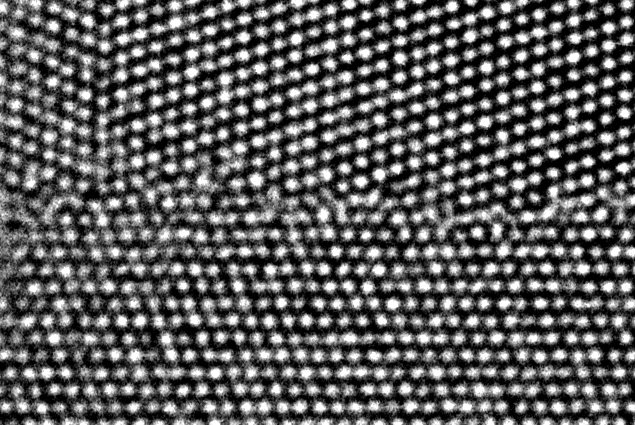
%> input picture data/GB13.jpg, 635 x 425 px, given in place of 0013891.tif, which was not available
$ octave testCpxGeoSST.m   (GNU Octave 9; MATLAB toolbox functions it lacks are replaced by stand-ins)
%> lines starting %> are read from the running program, lines starting %| are printed output that depends on the picture; pictures that were not available may be replaced by others from this repository, and a replacement may not be noted
### SSTmethod/demo/crystalInfo.m
function [phiHighPass,crystalInfo,paraSST] = crystalInfo(phi,paraSST,isShow,numAtom,extention,fudgeFactor,highPassFq,lowPassFq)
% phi: given crystal image
% highPassFq: frequency parameter for high pass filter
% lowPassFq: frequency parameter for low pass filter
% paraSST.N: patch size
% isShow: is showing results
% Main parameter for detection
% fudgeFactor = .5;
if nargin < 8, lowPassFq = 0; end;

%% Compute high pass image for flat field correction
[szPhi1 szPhi2] = size(phi);
phih = fftshift(fft2(phi));
fqThreVtch = round(highPassFq*szPhi1/paraSST.N);
fqThreHrzh = round(highPassFq*szPhi2/paraSST.N);
temp = phih;
temp(round(end/2)-fqThreVtch:round(end/2)+fqThreVtch,round(end/2)-fqThreHrzh:round(end/2)+fqThreHrzh) = 0;
phiHighPass = real(ifft2(ifftshift(temp)));
if isShow
    figure;imagesc(phiHighPass);axis image;title('high pass image');
end

%% Compute low pass image for denoising
if lowPassFq > 0
    fqThreVtcl = round(lowPassFq*szPhi1/paraSST.N);
    fqThreHrzl = round(lowPassFq*szPhi2/paraSST.N);
else
    fqThreVtcl = round(szPhi1/4);
    fqThreHrzl = round(szPhi2/4);
end
temp2 = zeros(szPhi1,szPhi2);
temp2(round(end/2)-fqThreVtcl:round(end/2)+fqThreVtcl,round(end/2)-fqThreHrzl:round(end/2)+fqThreHrzl) = temp(round(end/2)-fqThreVtcl:round(end/2)+fqThreVtcl,round(end/2)-fqThreHrzl:round(end/2)+fqThreHrzl);
phiLowPass = real(ifft2(ifftshift(temp2)));
if isShow
    figure;imagesc(phiLowPass);axis image;title('low pass image');
end

%% Identify space between grain by variation
% Cannot identify the space if there is noise
% Can identify space if there is flat field
% First step with high pass image
dh = phiHighPass-phiHighPass(:,[2:end 1]);
dv = phiHighPass-phiHighPass([2:end 1],:);
dphi = sqrt(dh.^2+dv.^2);
dphi = smoothImage(dphi,3,1);
[~, thresGlobal] = edge(dphi, 'sobel');
pos = find(dphi>thresGlobal*fudgeFactor);
dphi1 = zeros(size(dphi));
dphi1(pos) = 1;
dphi1 = smoothImage(1-dphi1,10,3);
pos = find(dphi1>1/10);
dphi1 = zeros(size(dphi1));
dphi1(pos) = 1;
dphi1 = 1-dphi1;

% Second step with low pass image
dh = phiLowPass-phiLowPass(:,[2:end 1]);
dv = phiLowPass-phiLowPass([2:end 1],:);
dphi = sqrt(dh.^2+dv.^2);
dphi = smoothImage(dphi,3,1);
[~, thresGlobal] = edge(dphi, 'sobel');
pos = find(dphi>thresGlobal*fudgeFactor);
dphi2 = zeros(size(dphi));
dphi2(pos) = 1;
% [5 lines of commented-out code are left out]
dphi = min(dphi1,dphi2); % use min to combine results

%% Identify space by edge detection with estimated threshold
% Cannot identify space if there is flat field
% Can identify the space if there is noise
% Hence we use high-pass filtered data
[~, threshold] = edge(phiHighPass, 'sobel');
BWs = edge(phiHighPass,'sobel', threshold * fudgeFactor);
se90 = strel('line', 6, 90);
se0 = strel('line', 6, 0);
matLake = imdilate(BWs, [se90 se0]);

% Identify a patch full of grains
space = min(matLake,dphi);
space = smoothImage(space,paraSST.N,paraSST.N/2);
val = max(space(:));
[pos1 pos2] = find(space==val(1));
range1 = (pos1(1)-paraSST.N/2):(pos1(1)+paraSST.N/2-1);
range2 = (pos2(1)-paraSST.N/2):(pos2(1)+paraSST.N/2-1);

phi = phiHighPass(mod(range1-1,szPhi1)+1,mod(range2-1,szPhi2)+1);

% Zero padding for non-periodic image
dm = round(paraSST.N*0.1/paraSST.div)*paraSST.div;
dn = round(paraSST.N*0.1/paraSST.div)*paraSST.div;
phi = [zeros(dm,dn*2+paraSST.N);zeros(paraSST.N,dn) phi zeros(paraSST.N,dn);zeros(dm,dn*2+paraSST.N)];
phi = -phi;
%estimate Frequency band
[m n] = size(phi);
if m ~= n
    mm = max(m,n);
    if m > n
        phi = [phi zeros(m,m-n)];
    else
        phi = [phi; zeros(n-m,n)];
    end
    idx1 = 1:mm;
    idx2 = 1:mm;
    phi = phi(idx1,idx2);
else
    mm = m;
    idx1 = 1:m;
    idx2 = 1:n;
    phi = phi(idx1,idx2);
end
Y=fftshift(fft2(ifftshift(phi)));
if isShow
    pic = figure;imagesc([-mm/2 mm/2],[-mm/2 mm/2],abs(Y));axis square; colormap (1-gray);
end

idx1 = -(m+mod(m+1,2)-1)/2:(m-mod(m+1,2)-1)/2;
idx2 = -(n+mod(n+1,2)-1)/2:(n-mod(n+1,2)-1)/2;
[phi1 phi2] = ndgrid(idx1,idx2);
R = round(sqrt(phi1.^2+phi2.^2));
R = R(:);
Y = Y(:);
thre = max(Y)*1e-4;
pos = find(Y>thre);
L = max(R);
spec = zeros(1,L+1);
for cnt = 1:length(pos)
    spec(R(pos(cnt))+1) = spec(R(pos(cnt))+1) + Y(pos(cnt))*Y(pos(cnt))';
end
spec(1:highPassFq) = 0;

if isShow
    pic = figure;hold on; plot(spec);
end
[val pos] = max(spec);
numPix = m/pos;  %number of pixels for the radius of one atom
numPixAtom = numPix;
numPix = numAtom*numPix^2;% area for numAtom atoms
thre = val*0.1;
ed = pos+1;
cnt = 0;

while cnt == 0 & ed < L
    if spec(ed)>=spec(ed-1) & spec(ed) < thre
        cnt = 1;
    end
    ed = ed + 1;
end
ed = min(L,ceil((ed-1)*(1+extention)));
st = pos -1;
cnt = 0;
while cnt == 0 & st > 1
    if spec(st)>=spec(st+1) & spec(st) < thre
        cnt = 1;
    end
    st = st - 1;
end
st = max(1,floor((st+1)*(1-extention)));
if st <= 2
    spec(1:ed) = 0;
    [val pos] = max(spec);
    thre = val*0.1;
    ed = pos+1;
    cnt = 0;
    while cnt == 0 & ed < L
        if spec(ed)>=spec(ed-1) & spec(ed) < thre
            cnt = 1;
        end
        ed = ed + 1;
    end
    ed = min(L,ceil((ed-1)*(1+extention)));
    st = pos -1;
    cnt = 0;
    while cnt == 0 & st > 1
        if spec(st)>=spec(st+1) & spec(st) < thre
            cnt = 1;
        end
        st = st - 1;
    end
    st = max(1,floor((st+1)*(1-extention)));
end

L = round(2*length(spec)/3);
ed = min(ed,L);
spec = spec(1:L);
if isShow
    plot(st,spec(st),'ro'); plot(ed,spec(ed),'ro');hold off;
    title('Fourier energy distribution and identified energy band');axis square;xlabel('Frequency');ylabel('Energy');
end
%set up size of samples in the space
if (paraSST.R_high2==0 | paraSST.R_high3 ==0)
    paraSST.R_low2 =st; paraSST.R_high2 = ed;
    paraSST.R_low3 =st; paraSST.R_high3 = ed;
end
paraSST.SPg = round([m n]/paraSST.div/4)*4;


% Correct small piece of lakes
[CC,colComponents] = periodicConnComp( dphi1, 0 );
for cnt = 1:CC.NumObjects
    if numel(CC.PixelIdxList{cnt}) < numPixAtom^2
        dphi1(CC.PixelIdxList{cnt}) = 1;
    end
end
% Correct small piece of lakes
[CC,colComponents] = periodicConnComp( dphi2, 0 );
for cnt = 1:CC.NumObjects
    if numel(CC.PixelIdxList{cnt}) < numPixAtom^2
        dphi2(CC.PixelIdxList{cnt}) = 1;
    end
end
dphi = min(dphi1,dphi2); % use min to combine results
% Correct small piece of lakes
[CC,colComponents] = periodicConnComp(matLake, 0 );
for cnt = 1:CC.NumObjects
    if numel(CC.PixelIdxList{cnt}) < numPixAtom^2
        matLake(CC.PixelIdxList{cnt}) = 1;
    end
end
space = min(matLake,dphi);
if isShow
    figure;imagesc(dphi1);colorbar;title('dphi1');
    figure;imagesc(dphi2);colorbar;title('dphi2');
    figure;imagesc(matLake);colorbar;title('matLake');
    figure;imagesc(space);colorbar;title('space');
end

%% Summarize results
crystalInfo = struct('dphi',dphi,'dphi1',dphi1,'dphi2',dphi2,'matLake',matLake,'numPix',numPix,'numPixAtom',numPixAtom,'space',space);

### Sketching/test/testCpxGeoSST.m
close all
clear all

isCompute = 1
isShow = 1;
for ex = [11]
    switch ex
        case 1
            dName = 'ck1.gif';
            R_low2 = 0; R_high2 = 0;
            R_low3 = 0; R_high3 = 0;
            spExtention = 0;
            fqThre = 0;
            extention = 0.0;
            rad = 1;
            threBD = 0.1;
            energyThre = 2.8;
            patchSize = 256;
            t_sc = 1; s_sc = 0.8;
            isCompDeform = 1; red = [4,4];
            fudgeFactor = 0.5; div = 1;
            typeBD = 2; NB = 45;
            isRectangle = 0; isCheckType = 3; isLake = 1;
        case 2
            dName = 'LS1.jpg';
            R_low2 = 0; R_high2 = 0;
            R_low3 = 0; R_high3 = 0;
            spExtention = 0;
            fqThre = 3;
            extention = 0.2;
            rad = 1.6;
            threBD = 0.5;
            energyThre = 2.0;
            patchSize = 512;
            t_sc = 1; s_sc = 1;
            isCompDeform = 1; red = [10,4];
            fudgeFactor = 0.5; div = 2;
            typeBD = 2; NB = 45;
            isRectangle = 0; isCheckType = 3; isLake =1;
        case 3
            dName = 'HVS-Direct-5A.tif';
            R_low2 = 0; R_high2 = 0;
            R_low3 = 0; R_high3 = 0;
            spExtention = 0;
            fqThre = 20;
            extention = 0.4;
            rad = 1.5;
            threBD = 0.5;
            energyThre = 2.5;
            patchSize = 512*2;
            t_sc = 1; s_sc = 0.8;
            isCompDeform = 0; red = [1,1];
            fudgeFactor = 0.5; div = 4;
            typeBD = 2; NB = 45;
            isRectangle = 0; isCheckType = 0; isLake =1;
        case 4
            dName = 'pts3.jpg';
            R_low2 = 0; R_high2 = 0;
            R_low3 = 0; R_high3 = 0;
            spExtention = 0;
            fqThre = 0;
            extention = 0.2;
            rad = 1.5;
            threBD = 0.3;
            energyThre = 2.0;
            patchSize = 512;
            t_sc = 0.8; s_sc = 0.7;
            isCompDeform = 0; red = [4,4];%[8,4] too expensive
            fudgeFactor = 0.5; div = 4;
            typeBD = 2; NB = 45;
            isRectangle = 0; isCheckType = 0; isLake =0;
        case 5
            dName = 'ITF2.png';
            R_low2 = 0; R_high2 = 0;
            R_low3 = 0; R_high3 = 0;
            spExtention = 0;
            fqThre = 0;
            extention = 0.5;
            rad = 1.5;
            threBD = 0.0;
            energyThre = 2.0;
            patchSize = 512;
            t_sc = 1; s_sc = 0.8;
            isCompDeform = 0; red = [8,4];
            fudgeFactor = 0.5; div = 2;
            typeBD = 1; NB = 45;
            isRectangle = 0; isCheckType = 0; isLake =0;

        case 6
            dName = '0000731.tif';
            R_low2 = 0; R_high2 = 0;
            R_low3 = 0; R_high3 = 0;
            spExtention = 0;
            fqThre = 0;
            extention = 0.0;
            rad = 0.8;
            threBD = 0.0;
            energyThre = 2.0;
            patchSize = 512;
            t_sc = 0.8; s_sc = 0.65;
            isCompDeform = 1; red = [5,1];
            fudgeFactor = 0.5; div = 2;
            typeBD = 2; NB = 45;
            isRectangle = 0; isCheckType = 0; isLake =0;
        case 7
            dName = '0001025.tif';
            R_low2 = 0; R_high2 = 0;
            R_low3 = 0; R_high3 = 0;
            spExtention = 0;
            fqThre = 0;
            extention = 0.0;
            rad = 1;
            threBD = 0.0;
            energyThre = 2.0;
            patchSize = 512;
            t_sc = 1; s_sc = 0.8;
            isCompDeform = 1; red = [10,1];
            fudgeFactor = 0.5; div = 2;
            typeBD = 2; NB = 45;
            isRectangle = 0; isCheckType = 0; isLake =0;
        case 8
            dName = '0005281.tif';
            R_low2 = 0; R_high2 = 0;
            R_low3 = 0; R_high3 = 0;
            spExtention = 0;
            fqThre = 0;
            extention = 0.0;
            rad = 1;
            threBD = 0.0;
            energyThre = 2.0;
            patchSize = 512;
            t_sc = 1; s_sc = 0.8;
            isCompDeform = 1; red = [10,1];
            fudgeFactor = 0.5; div = 2;
            typeBD = 2; NB = 45;
            isRectangle = 0; isCheckType = 0; isLake =0;
        case 9
            dName = '0013786.tif';
            R_low2 = 0; R_high2 = 0;
            R_low3 = 0; R_high3 = 0;
            spExtention = 0;
            fqThre = 0;
            extention = 0.0;
            rad = 1;
            threBD = 0.0;
            energyThre = 2.0;
            patchSize = 512;
            t_sc = 1; s_sc = 0.8;
            isCompDeform = 1; red = [10,1];
            fudgeFactor = 0.5; div = 2;
            typeBD = 2; NB = 45;
            isRectangle = 0; isCheckType = 0; isLake =0;
        case 10
            dName = '0013842.tif';
            R_low2 = 0; R_high2 = 0;
            R_low3 = 0; R_high3 = 0;
            spExtention = 0;
            fqThre = 0;
            extention = 0.0;
            rad = 1;
            threBD = 0.0;
            energyThre = 2.0;
            patchSize = 512;
            t_sc = 1; s_sc = 0.8;
            isCompDeform = 1; red = [10,1];
            fudgeFactor = 0.5; div = 2;
            typeBD = 2; NB = 45;
            isRectangle = 0; isCheckType = 0; isLake =0;
        case 11
            dName = '0013891.tif';
            R_low2 = 0; R_high2 = 0;
            R_low3 = 0; R_high3 = 0;
            spExtention = 0;
            fqThre = 0;
            extention = 0.1;
            rad = 1.6;
            threBD = 0.0;
            energyThre = 2.0;
            patchSize = 512*2;
            t_sc = 1; s_sc = 0.8;
            isCompDeform = 1; red = [8,4];%[10,4];
            fudgeFactor = 0.5; div = 2;
            typeBD = 2; NB = 45;
            isRectangle = 0; isCheckType = 3; isLake =0
    end

    img = double(imread(dName));
%> img: size 425x635 double; min 0, max 255, mean 93.8; mean of the top-left, top-right, bottom-left and bottom-right quarters 97.4, 88.4, 94.4, 94.8
    if (length(size(img))==3)
        img = img(:,:,1);
    end
    dName

    % Preprocess the image so that we can make the parameters in this
    % code relatively data independent
    phi = img;%(:,end-235:end);
    phi = phi/max(max(abs(phi)));
    phi = phi - mean(phi(:));

    %set up parameters for ss transform
    %N = 1024;  patch size
    %typeBD = 2; NB = [1 num_angle]; where num_angle is the number of grid points in the angle axis
    paraSST = struct('div',div,'NB',[1 NB],'N',patchSize,'red',red,'epsl',1e-4,'is_real',0,'t_sc',t_sc,'s_sc',s_sc,'num_direction',1,...
        'R_low2',R_low2,'R_low3',R_low3,'R_high2',R_high2,'R_high3',R_high3,'SPg',[],'spExtention',spExtention,'extention',extention,...
        'rad',rad,'threBD',threBD,'energyThre',energyThre,'isLake',isLake,'isCheckType',isCheckType,'isRectangle',isRectangle,...
        'isCompDeform',isCompDeform','typeBD',typeBD);

    [orgm,orgn] = size(phi);
%> orgm = 425; orgn = 635
    m = orgm; n = orgn;
%> after `m = orgm`: m = 425
%> after `n = orgn`: n = 635

    numAtom = 25;
    fName = sprintf('./results/ex%d.mat',ex);
    if isCompute
        % Estimate basis information, generate filtered images
        [~,info,paraSST] = crystalInfo(phi,paraSST,1,numAtom,extention,fudgeFactor,fqThre*2);
%> in crystalInfo, `title('high pass image')`:
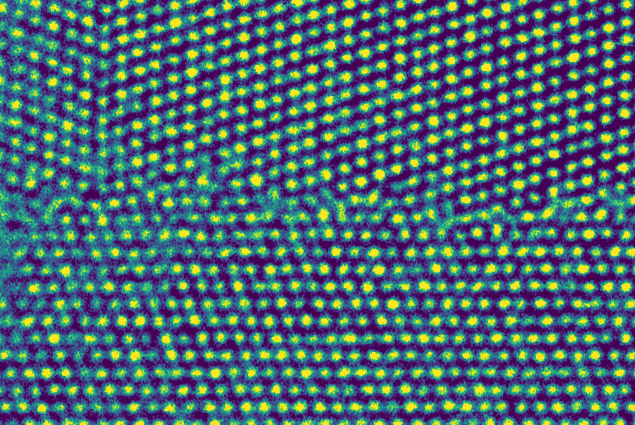
%> displayed picture: size 425x635x3, on the screen's scale of 0 to 255; mean R, G, B 77.7, 103.2, 112.3
%> in crystalInfo, `phiLowPass = real(ifft2(ifftshift(temp2)));`:
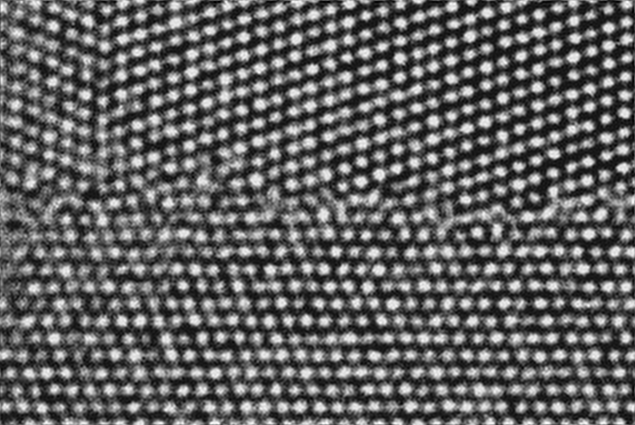
%> phiLowPass: size 425x635 double; min -0.485, max 0.766, mean 1.69e-18; drawn with min black and max white
%> in crystalInfo, `title('low pass image')`:
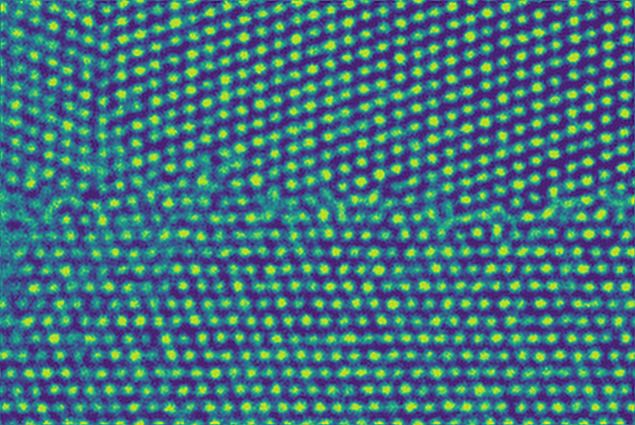
%> displayed picture: size 425x635x3, on the screen's scale of 0 to 255; mean R, G, B 66.2, 112.6, 124.2
%> in crystalInfo, `dh = phiHighPass-phiHighPass(:,[2:end 1]);`:
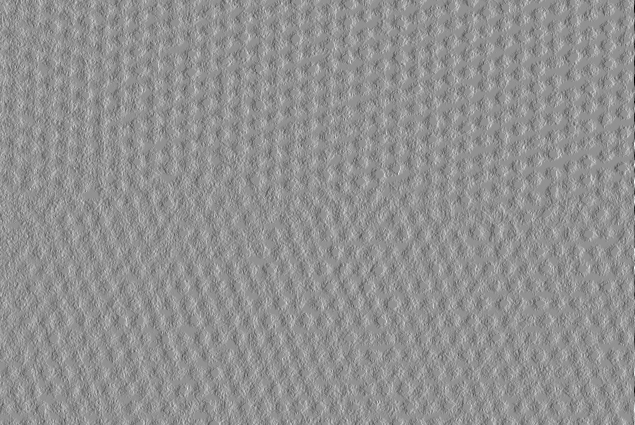
%> dh: size 425x635 double; min -1, max 0.753, mean -4.11e-22; drawn with min black and max white
%> in crystalInfo, `dv = phiHighPass-phiHighPass([2:end 1],:);`:
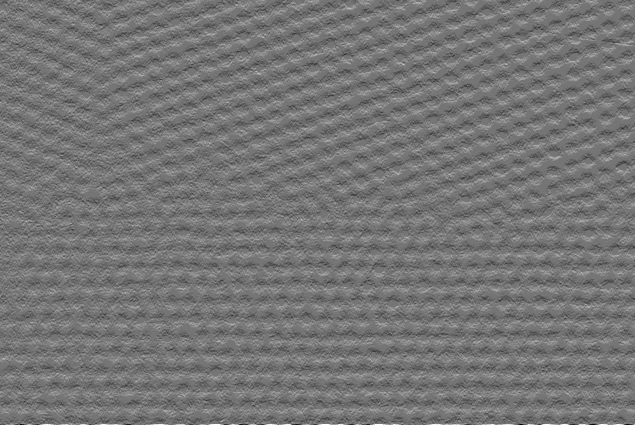
%> dv: size 425x635 double; min -0.855, max 1, mean 4.21e-19; drawn with min black and max white
%> in crystalInfo, `dphi = sqrt(dh.^2+dv.^2);`:
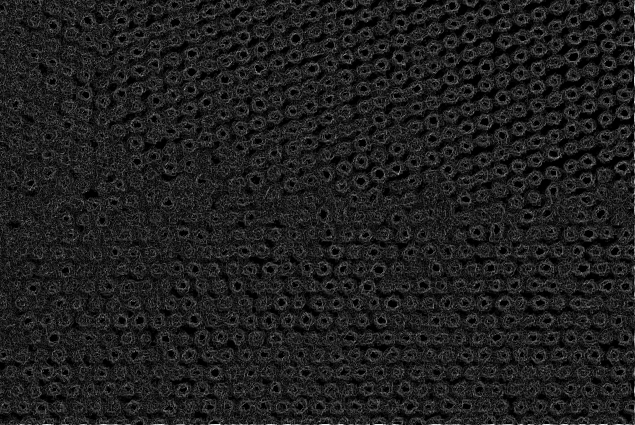
%> dphi: size 425x635 double; min 0, max 1.08, mean 0.134; drawn with min black and max white
%> the run ends on the next line

$ run again, on data/GB2.jpg
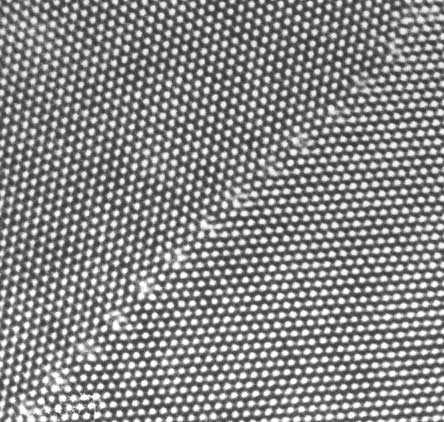
%> input picture data/GB2.jpg, 444 x 422 px, given in place of 0013891.tif, which was not available
%> in crystalInfo, `dv = phiHighPass-phiHighPass([2:end 1],:);`:
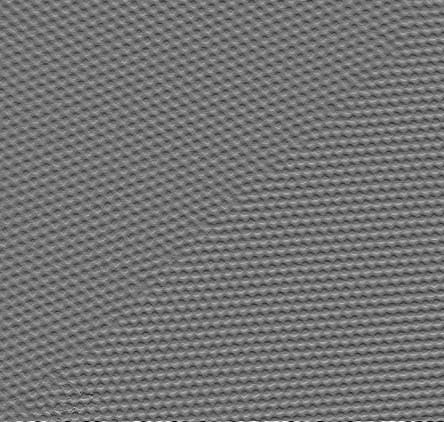
%> dv: size 422x444 double; min -0.623, max 0.753, mean 3.79e-20; drawn with min black and max white
%> in crystalInfo, `dphi = sqrt(dh.^2+dv.^2);`:
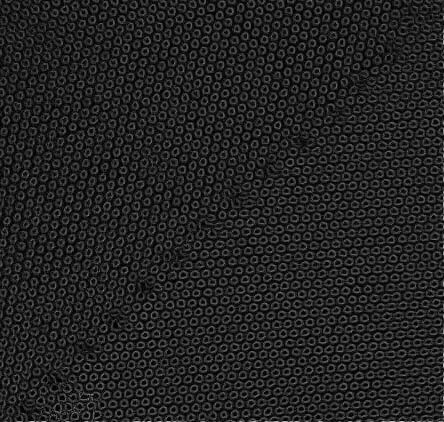
%> dphi: size 422x444 double; min 2.45e-07, max 0.753, mean 0.138

$ run again, on data/GB3.jpg
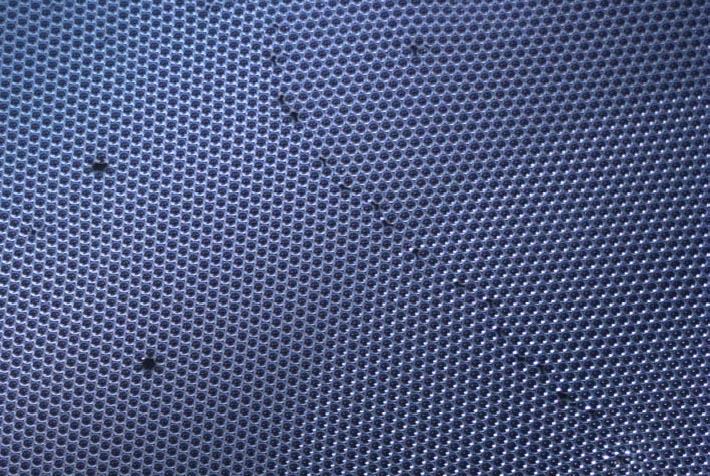
%> input picture data/GB3.jpg, 710 x 476 px, given in place of 0013891.tif, which was not available
%> in crystalInfo, `dv = phiHighPass-phiHighPass([2:end 1],:);`:
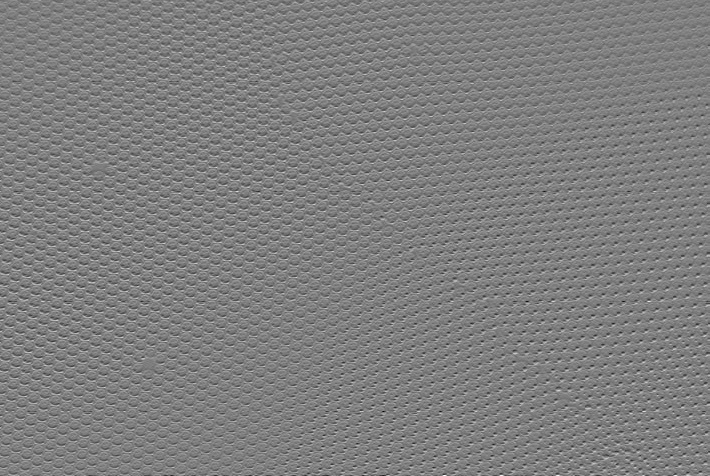
%> dv: size 476x710 double; min -0.842, max 0.85, mean 4.2e-20; drawn with min black and max white
%> in crystalInfo, `dphi = sqrt(dh.^2+dv.^2);`:
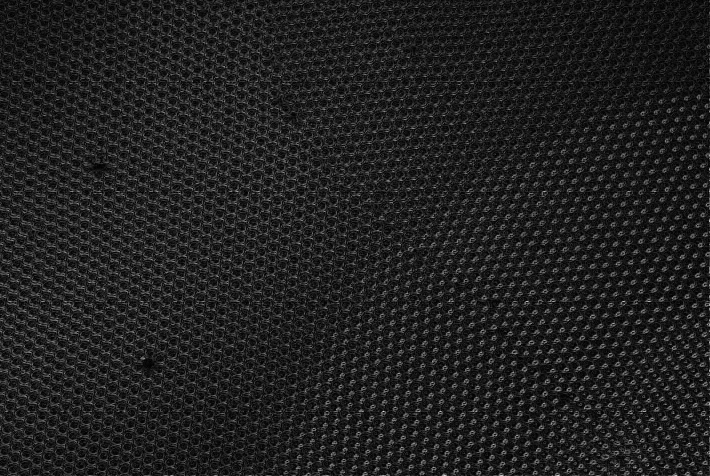
%> dphi: size 476x710 double; min 7.97e-07, max 0.879, mean 0.13
